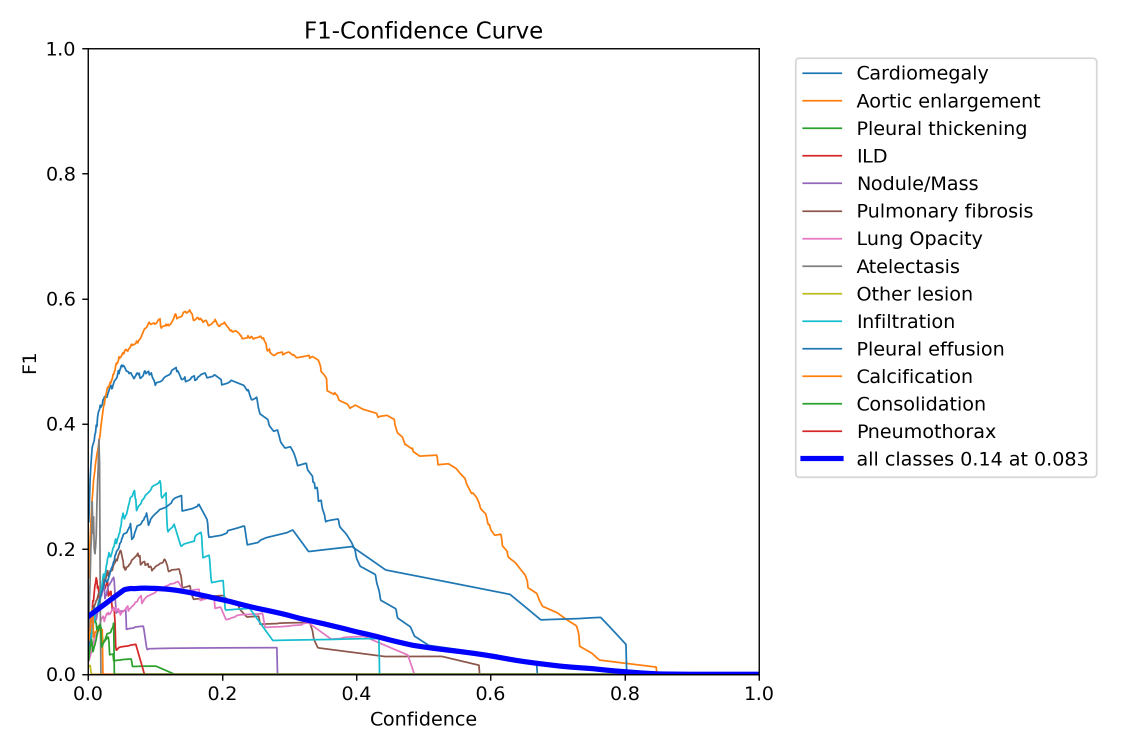
#> input picture train/BoxF1_curve.png, 2250 x 1500 px, found by its file name (shown at 1/2 size); its folder holds 4 pictures in this run
$ jupyter execute --allow-errors ai-cliniscan.ipynb   (shell and % lines are left out)
#> lines starting #> are read from the running program, lines starting #| are printed output that depends on the picture; pictures that were not available may be replaced by others from this repository, and a replacement may not be noted
[cell 1]
# This Python 3 environment comes with many helpful analytics libraries installed
# It is defined by the kaggle/python Docker image: https://github.com/kaggle/docker-python
# For example, here's several helpful packages to load

import numpy as np # linear algebra
import pandas as pd # data processing, CSV file I/O (e.g. pd.read_csv)

# Input data files are available in the read-only "../input/" directory
# For example, running this (by clicking run or pressing Shift+Enter) will list all files under the input directory

import os
for dirname, _, filenames in os.walk('/kaggle/input'):
    for filename in filenames:
        print(os.path.join(dirname, filename))

# You can write up to 20GB to the current directory (/kaggle/working/) that gets preserved as output when you create a version using "Save & Run All"
# You can also write temporary files to /kaggle/temp/, but they won't be saved outside of the current session

[cell 2]
import os

BASE_DIR = "/kaggle/working/CliniScan-Lung-Abnormality"

folders = [
    "scripts",
    "docs",
    "notebooks"
]

for folder in folders:
    os.makedirs(os.path.join(BASE_DIR, folder), exist_ok=True)

print("Project folders created")

[cell 3]
import os

DATASET_PATH = "/kaggle/input/vinbigdata-chest-xray-abnormalities-detection"
print(os.listdir(DATASET_PATH))

[cell 4]
import os
import numpy as np
import pandas as pd
import cv2
import pydicom
import matplotlib.pyplot as plt
from tqdm import tqdm

[cell 5]
DATASET_PATH = "/kaggle/input/vinbigdata-chest-xray-abnormalities-detection"
print(os.listdir(DATASET_PATH))

[cell 6]
DICOM_DIR = os.path.join(DATASET_PATH, "train")
dicom_files = os.listdir(DICOM_DIR)

print("Total DICOM images:", len(dicom_files))
print("Sample files:", dicom_files[:5])

#> (a cell that did not finish here is left out)

[cell 8]
SUBSET_SIZE = 300  # start small
subset_images = dicom_files[:SUBSET_SIZE]

print("Using images:", len(subset_images))

[cell 9]
subset_ids = [f.replace(".dicom", "") for f in subset_images]

#> (the rest of this cell did not finish here and is left out)

[cell 10]
sample_dicom = os.path.join(DICOM_DIR, subset_images[0])
#> (the rest of this cell did not finish here and is left out)

[cell 11]
PNG_DIR = "/kaggle/working/png_images"
os.makedirs(PNG_DIR, exist_ok=True)

[cell 12]
def dicom_to_png(dicom_path, save_path):
    ds = pydicom.dcmread(dicom_path)
    img = ds.pixel_array.astype(np.float32)

    # Min-Max normalization
    img = (img - img.min()) / (img.max() - img.min())
    img = (img * 255).astype(np.uint8)

    cv2.imwrite(save_path, img)

#> (a cell that did not finish here is left out)

[cell 14]
sample_png = os.listdir(PNG_DIR)[0]
img = cv2.imread(os.path.join(PNG_DIR, sample_png), cv2.IMREAD_GRAYSCALE)
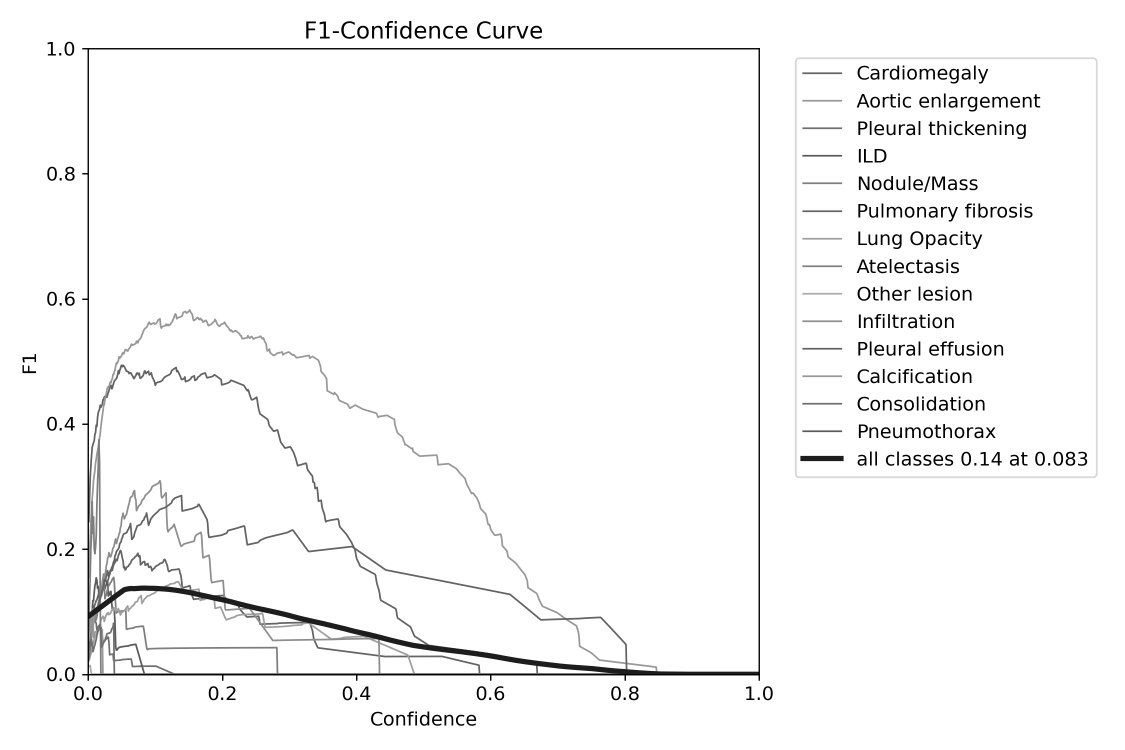
#> img: shape (1500, 2250) (shown at 1/2 size); min 0, max 255, mean 247.9

plt.imshow(img, cmap="gray")
plt.title("Converted PNG")
plt.axis("off")

[cell 15]
def preprocess_image(img, target_size=(512, 512)):
    # Resize
#> called with target_size = (512, 512)
    img = cv2.resize(img, target_size)
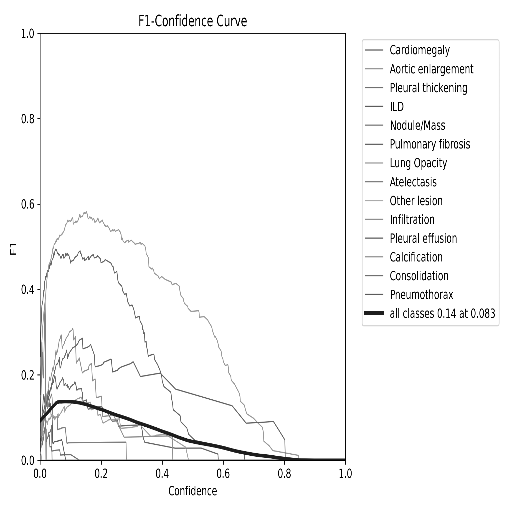
#> img: shape (512, 512); min 0, max 255, mean 247.8

    # Intensity normalization
    img = (img - img.min()) / (img.max() - img.min())
    img = (img * 255).astype(np.uint8)

    # CLAHE
    clahe = cv2.createCLAHE(clipLimit=2.0, tileGridSize=(8,8))
    img = clahe.apply(img)

    # Denoising
    img = cv2.GaussianBlur(img, (3,3), 0)
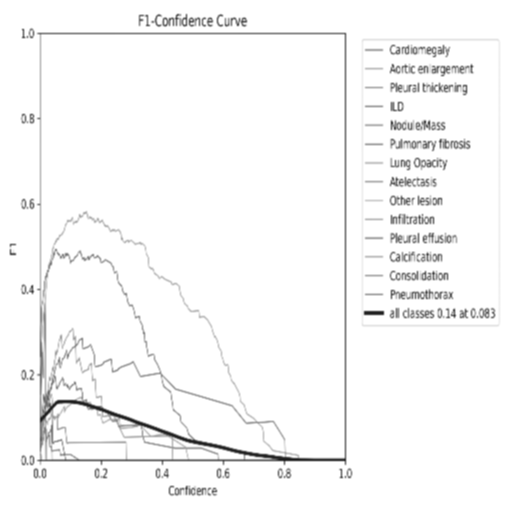
#> img: shape (512, 512); min 26, max 255, mean 247.8

    return img

[cell 16]
processed = preprocess_image(img)

plt.figure(figsize=(10,4))
plt.subplot(1,2,1)
plt.imshow(img, cmap="gray")
plt.title("Original PNG")
plt.axis("off")

plt.subplot(1,2,2)
plt.imshow(processed, cmap="gray")
plt.title("Preprocessed Image")
plt.axis("off")
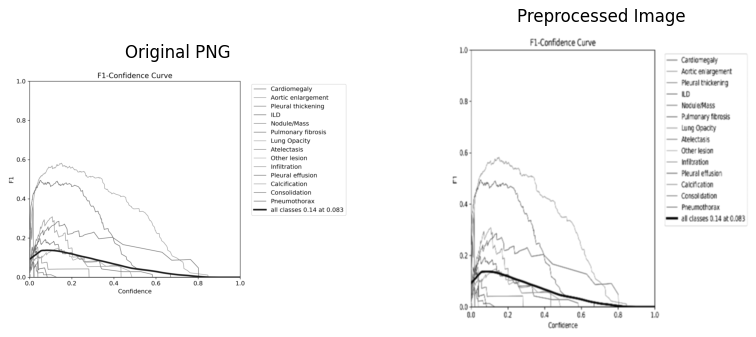
#> figure drawn by matplotlib, 2 panels

[cell 17]
PREPROCESSED_DIR = "/kaggle/working/preprocessed"
os.makedirs(PREPROCESSED_DIR, exist_ok=True)

for file in tqdm(os.listdir(PNG_DIR)):
    img = cv2.imread(os.path.join(PNG_DIR, file), cv2.IMREAD_GRAYSCALE)
    img = preprocess_image(img)

$ run again, on train/confusion_matrix.png
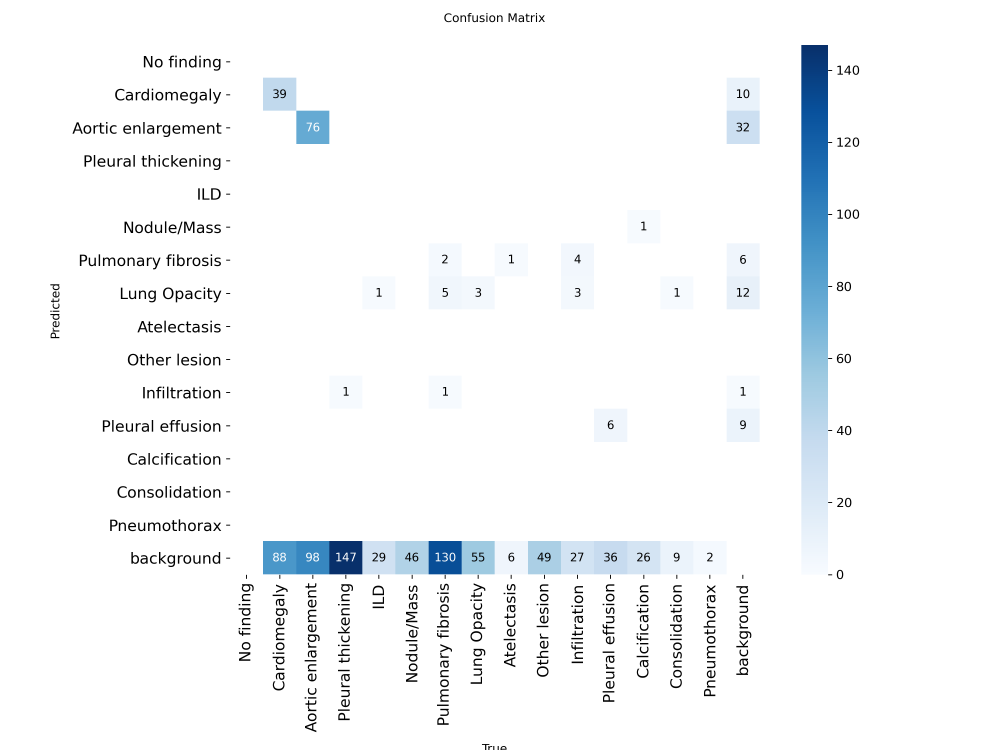
#> input picture train/confusion_matrix.png, 3000 x 2250 px, found by its file name (shown at 1/3 size)
#> in preprocess_image, `img = cv2.GaussianBlur(img, (3,3), 0)`:
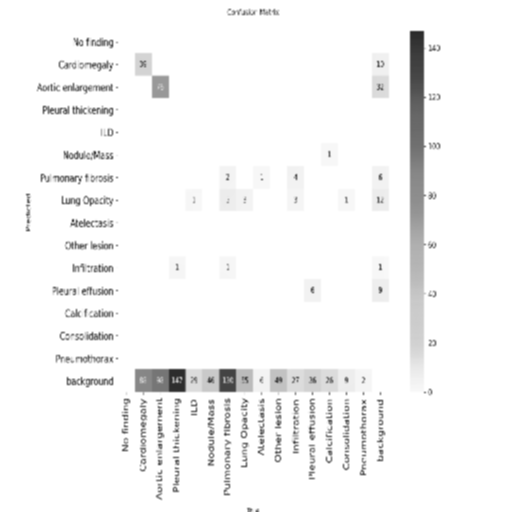
#> img: shape (512, 512); min 41, max 255, mean 246.7
#> `[cell 16] processed = preprocess_image(img)  plt.figure(figsize=(10,4)..`:
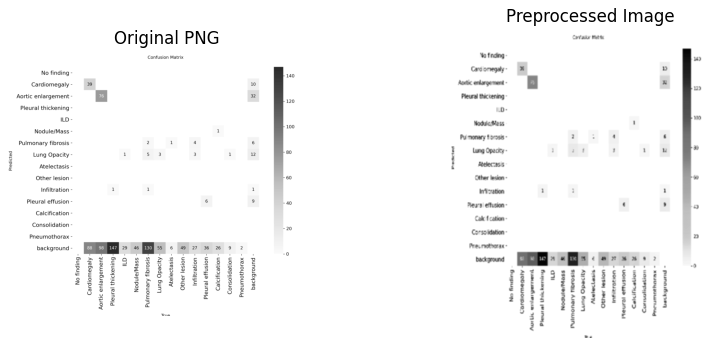
#> figure drawn by matplotlib, 2 panels
